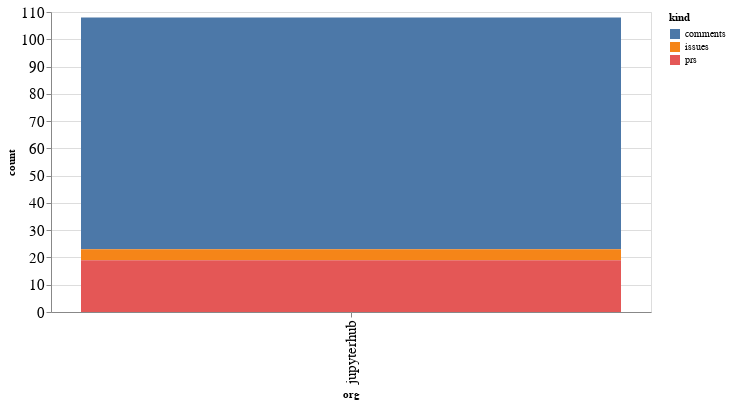

The cell this chart's notebook holds for it:
### Code cell
alt.Chart(org_summaries, width=600).mark_bar().encode(
    x='org',
    y='count',
    color='kind',
    tooltip="org"
)

### Figure 1 — Vega-Lite specification as saved in the notebook (floating-point values rounded to 4 significant figures)
{"config": {"axisLeft": {"labelFontSize": 15}, "axisBottom": {"labelFontSize": 15}}, "data": {"name": "data-1569b14d31feb32ba68987d541c931c8"}, "mark": "bar", "encoding": {"color": {"type": "nominal", "field": "kind"}, "tooltip": {"type": "nominal", "field": "org"}, "x": {"type": "nominal", "field": "org"}, "y": {"type": "quantitative", "field": "count"}}, "width": 600, "$schema": "https://vega.github.io/schema/vega-lite/v4.8.1.json", "datasets": {"data-1569b14d31feb32ba68987d541c931c8": [{"org": "jupyterhub", "kind": "comments", "count": 85}, {"org": "jupyterhub", "kind": "issues", "count": 4}, {"org": "jupyterhub", "kind": "prs", "count": 19}]}}
